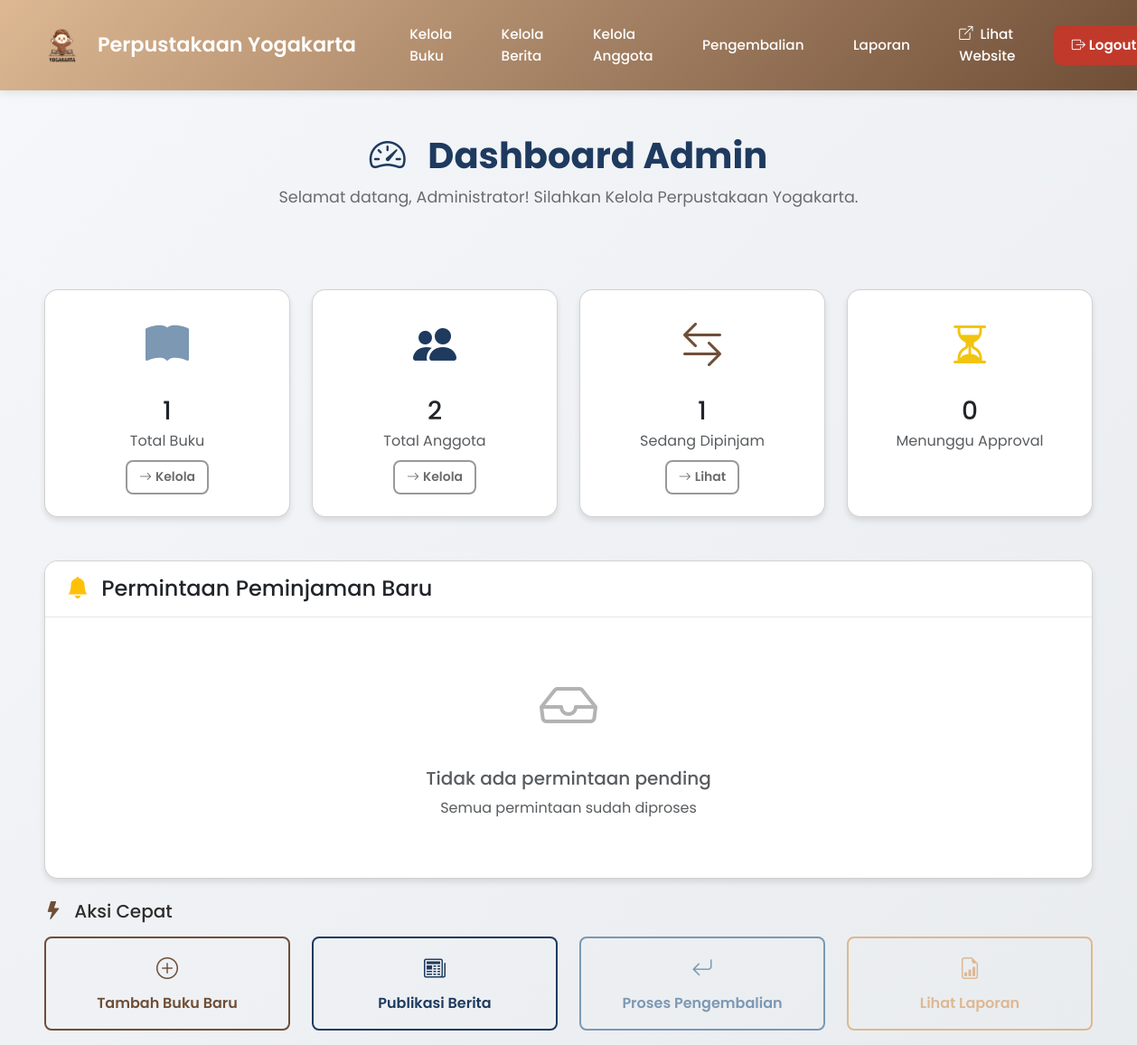
/admin/dashboard.php (signed in), run on an earlier commit of the app's database.
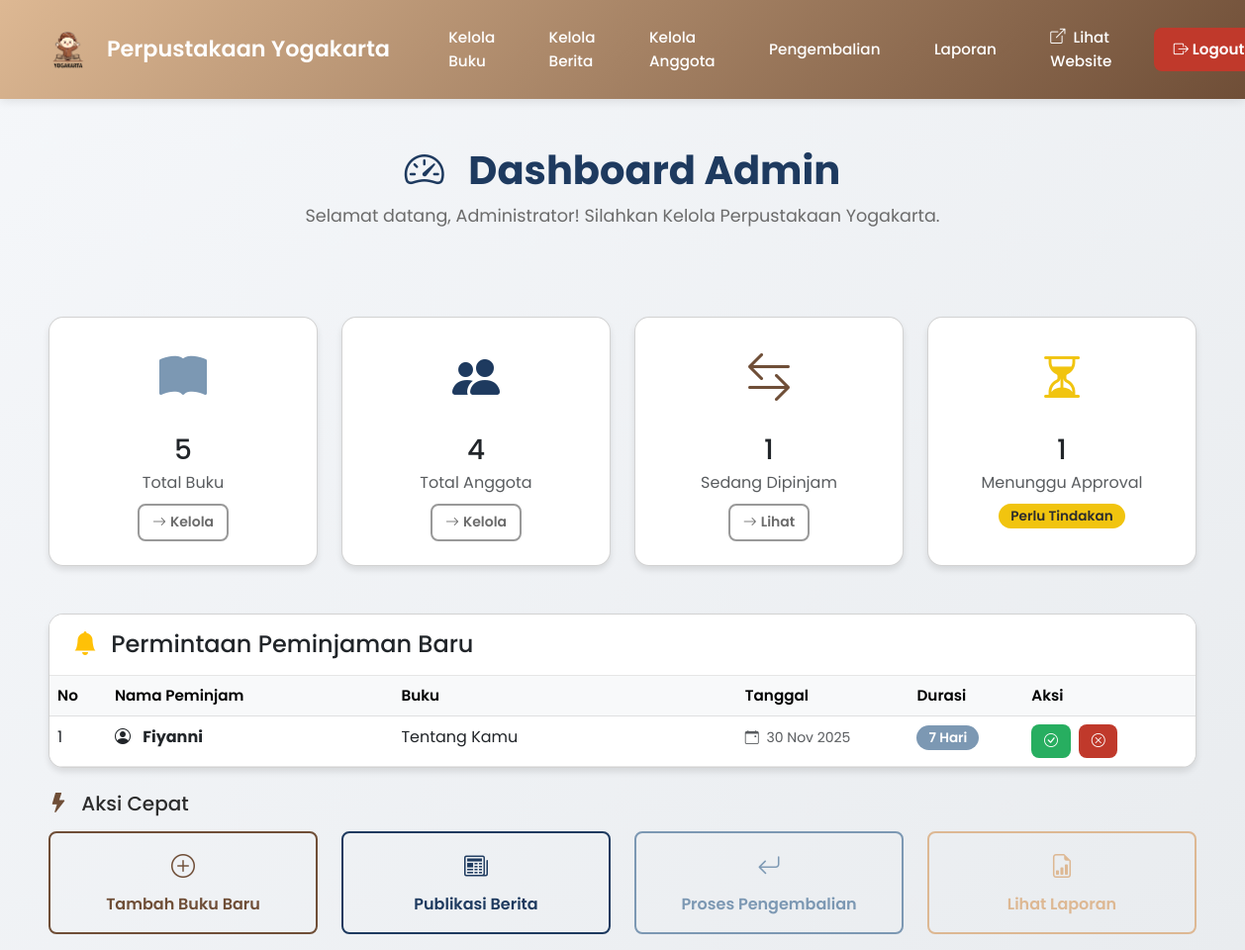
And on a later commit of the database.
### tables this page shows
CREATE TABLE `borrows` (
  `id` int(11) NOT NULL,
  `user_id` int(11) DEFAULT NULL,
  `book_id` int(11) DEFAULT NULL,
  `tanggal_pinjam` date DEFAULT curdate(),
  `durasi_hari` int(11) NOT NULL,
  `status` enum('Pending','Disetujui','Ditolak','Dikembalikan') DEFAULT 'Pending'
);

CREATE TABLE `users` (
  `id` int(11) NOT NULL,
  `nama` varchar(100) NOT NULL,
  `username` varchar(50) NOT NULL,
  `password` varchar(255) NOT NULL,
  `role` enum('admin','anggota') DEFAULT 'anggota',
  `created_at` timestamp NOT NULL DEFAULT current_timestamp()
);

CREATE TABLE `books` (
  `id` int(11) NOT NULL,
  `judul` varchar(200) NOT NULL,
  `penulis` varchar(100) NOT NULL,
  `kategori` varchar(50) DEFAULT NULL,
  `deskripsi` text DEFAULT NULL,
  `stok` int(11) DEFAULT 1,
  `gambar` varchar(255) DEFAULT 'default_cover.jpg',
  `created_at` timestamp NOT NULL DEFAULT current_timestamp()
);

### admin/dashboard.php (the view, shortened to what the changed rows need)
<?php
require_once '../config/database.php';
$pendings = $pdo->query("SELECT p.id, u.nama, b.judul, p.durasi_hari, p.tanggal_pinjam FROM borrows p JOIN users u ON p.user_id = u.id JOIN books b ON p.book_id = b.id WHERE p.status = 'Pending' ORDER BY p.tanggal_pinjam DESC")->fetchAll();
$total_buku = $pdo->query("SELECT COUNT(*) FROM books")->fetchColumn();
$total_anggota = $pdo->query("SELECT COUNT(*) FROM users WHERE role='anggota'")->fetchColumn();
$total_pending = $pdo->query("SELECT COUNT(*) FROM borrows WHERE status='Pending'")->fetchColumn();
?>
<!DOCTYPE html>
<html lang="id">
<head>
    <link href="https://cdn.jsdelivr.net/npm/bootstrap@5.3.0/dist/css/bootstrap.min.css" rel="stylesheet">
    <link rel="stylesheet" href="https://cdn.jsdelivr.net/npm/bootstrap-icons@1.11.0/font/bootstrap-icons.css">
    <link rel="stylesheet" href="../assets/css/style_admin.css">
</head>
<body>
    <div class="container my-3">
        <div class="page-header fade-in-up">
            <h1>
                <i class="bi bi-speedometer2 me-3"></i>
                Dashboard Admin
            </h1>
        </div>
        <div class="row g-2 mb-5 fade-in-up">
            <div class="col-md-3">
                <div class="card text-center h-100">
                    <div class="card-body">
                        <div class="mb-3">
                            <i class="bi bi-book-fill" style="font-size: 3rem; color: var(--slate-gray);"></i>
                        </div>
                        <h3 class="mb-1"><?= $total_buku ?></h3>
                        <p class="text-muted mb-0">Total Buku</p>
                        <a href="kelola_buku.php" class="btn btn-sm btn-outline-secondary mt-2">
                            <i class="bi bi-arrow-right me-1"></i>Kelola
                        </a>
                    </div>
                </div>
            </div>
            <div class="col-md-3">
                <div class="card text-center h-100">
                    <div class="card-body">
                        <div class="mb-3">
                            <i class="bi bi-people-fill" style="font-size: 3rem; color: var(--space-cadet);"></i>
                        </div>
                        <h3 class="mb-1"><?= $total_anggota ?></h3>
                        <p class="text-muted mb-0">Total Anggota</p>
                        <a href="kelola_anggota.php" class="btn btn-sm btn-outline-secondary mt-2">
                            <i class="bi bi-arrow-right me-1"></i>Kelola
                        </a>
                    </div>
                </div>
            </div>
            <div class="col-md-3">
                <div class="card text-center h-100">
                    <div class="card-body">
                        <div class="mb-3">
                            <i class="bi bi-hourglass-split" style="font-size: 3rem; color: var(--warning);"></i>
                        </div>
                        <h3 class="mb-1"><?= $total_pending ?></h3>
                        <p class="text-muted mb-0">Menunggu Approval</p>
                        <?php if ($total_pending > 0): ?>
                            <span class="badge bg-warning mt-2">Perlu Tindakan</span>
                        <?php endif; ?>
                    </div>
                </div>
            </div>
        </div>
        <div class="card fade-in-up">
            <div class="card-body p-0">
                <?php if (count($pendings) > 0): ?>
                    <div class="table-responsive">
                        <table class="table table-hover mb-0">
                            <thead class="table-light">
                                <tr>
                                    <th width="5%">No</th>
                                    <th width="25%">Nama Peminjam</th>
                                    <th width="30%">Buku</th>
                                    <th width="15%">Tanggal</th>
                                    <th width="10%">Durasi</th>
                                    <th width="15%">Aksi</th>
                                </tr>
                            </thead>
                            <tbody>
                                <?php
                                $no = 1;
                                foreach ($pendings as $row):
                                ?>
                                    <tr>
                                        <td><?= $no++ ?></td>
                                        <td>
                                            <i class="bi bi-person-circle me-2"></i>
                                            <strong><?= htmlspecialchars($row['nama']) ?></strong>
                                        </td>
                                        <td><?= htmlspecialchars($row['judul']) ?></td>
                                        <td>
                                            <small class="text-muted">
                                                <i class="bi bi-calendar-event me-1"></i>
                                                <?= date('d M Y', strtotime($row['tanggal_pinjam'])) ?>
                                            </small>
                                        </td>
                                        <td>
                                            <span class="badge" style="background-color: var(--slate-gray);">
                                                <?= $row['durasi_hari'] ?> Hari
                                            </span>
                                        </td>
                                        <td>
                                            <div class="d-flex justify-content-start gap-2">
                                                <a href="?act=approve&id=<?= $row['id'] ?>"
                                                    class="btn btn-sm btn-approve"
                                                    onclick="return confirm('Setujui peminjaman ini?')">
                                                    <i class="bi bi-check-circle"></i>
                                                </a>
                                                <a href="?act=reject&id=<?= $row['id'] ?>"
                                                    class="btn btn-sm btn-reject"
                                                    onclick="return confirm('Tolak peminjaman ini?')">
                                                    <i class="bi bi-x-circle"></i>
                                                </a>
                                            </div>
                                        </td>
                                    </tr>
                                <?php endforeach; ?>
                            </tbody>
                        </table>
                    </div>
                <?php else: ?>
                    <div class="text-center py-5">
                        <i class="bi bi-inbox" style="font-size: 4rem; color: var(--gray-30);"></i>
                        <h5 class="mt-3 text-muted">Tidak ada permintaan pending</h5>
                        <p class="text-muted">Semua permintaan sudah diproses</p>
                    </div>
                <?php endif; ?>
            </div>
        </div>
    </div>
</body>
</html>

What changed in the data, as far as the page shows it:
added borrows: user.nama "Fiyanni", book.judul "Tentang Kamu", tanggal_pinjam "30 Nov 2025", durasi_hari "7"
Also different on the page:
$total_buku: "1" → "5"
$total_anggota: "2" → "4"
$total_pending: "0" → "1"
text no longer shown: "Tidak ada permintaan pending Semua permintaan sudah diproses"
text now shown: "Perlu Tindakan No Nama Peminjam Buku Tanggal Durasi Aksi"
